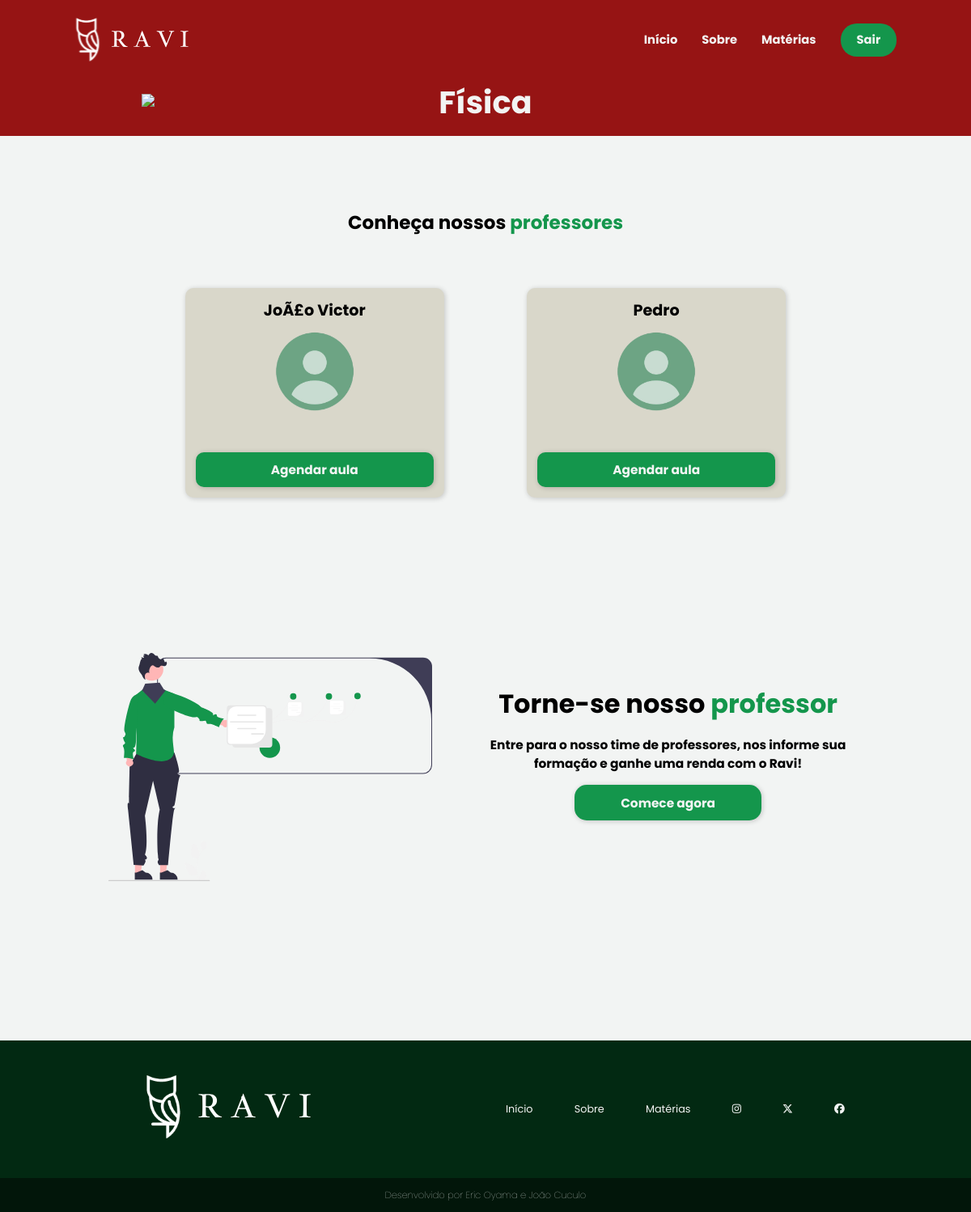
Page /sistema-aluno/materias/fisica.php (signed in) on the earlier database version.
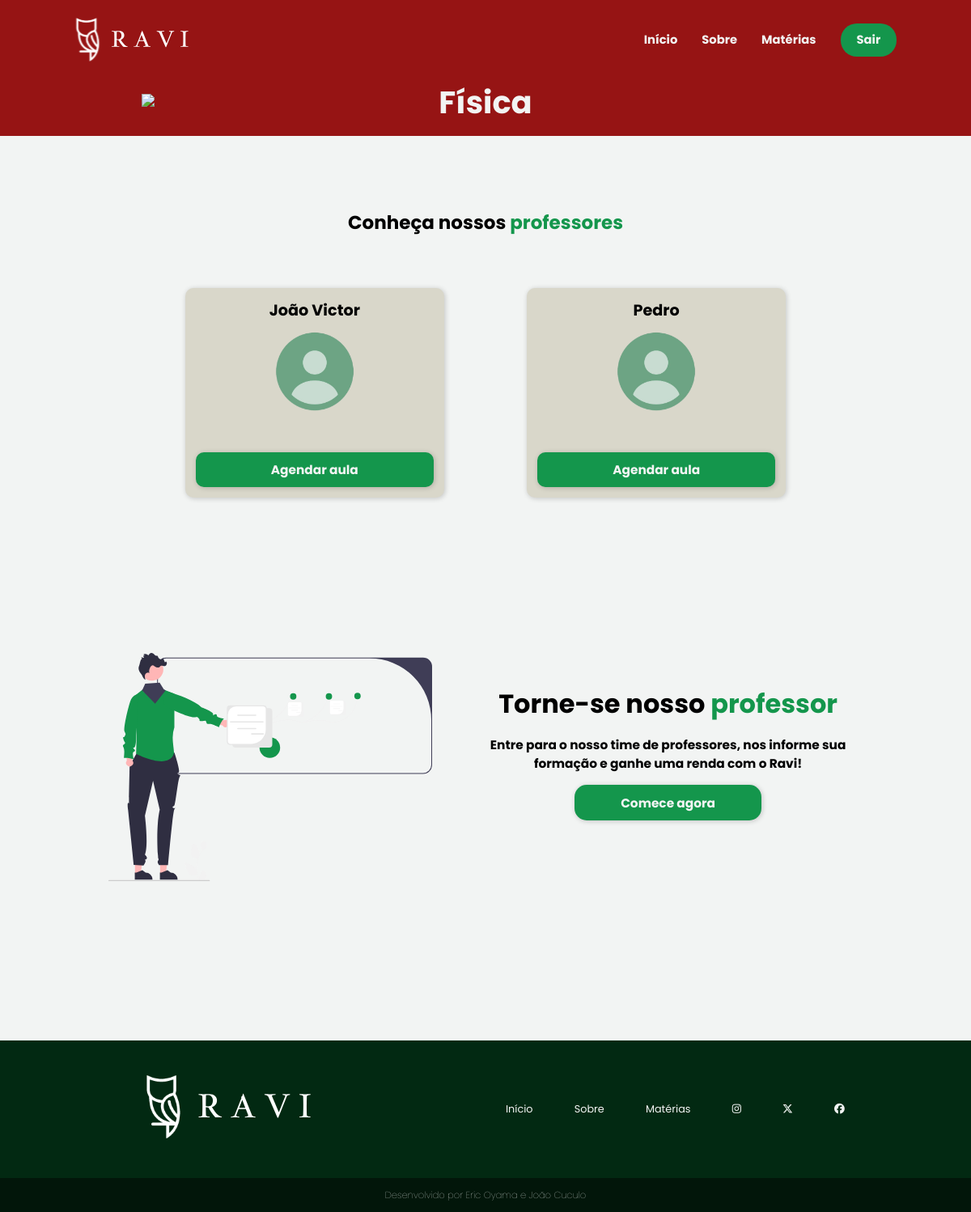
Same page on the later database version.
### tables this page shows
CREATE TABLE `professor` (
  `id` int(11) NOT NULL,
  `nome` varchar(100) NOT NULL,
  `email` varchar(100) NOT NULL,
  `senha` varchar(100) NOT NULL,
  `dn` date NOT NULL,
  `endereco` varchar(100) NOT NULL,
  `cep` varchar(20) NOT NULL,
  `estado` varchar(100) NOT NULL,
  `cidade` varchar(100) NOT NULL,
  `telefone` varchar(20) NOT NULL,
  `cpf` varchar(20) NOT NULL,
  `rg` varchar(20) NOT NULL,
  `sexo` varchar(10) NOT NULL,
  `areaFormacao` varchar(100) NOT NULL,
  `curriculo` varchar(100) NOT NULL,
  `conteudo` mediumtext NOT NULL,
  `valorHora` varchar(10) NOT NULL,
  `area_id` int(11) DEFAULT NULL,
  `dataCad` timestamp NOT NULL DEFAULT current_timestamp(),
  `status` varchar(11) NOT NULL
);

### sistema-aluno/materias/fisica.php (the view, shortened to what this page needs)
<?php
    require_once('../../conexao.php');
    $sql = "select * from professor
               where       1 = 1
                 and area_id = 3";
    $resultado = mysqli_query($conexao, $sql);
?>
<!DOCTYPE html>
<html lang="pt-br">
<head>
    <link rel="stylesheet" href="../../assets/css/header-footer.css">
    <link rel="stylesheet" href="../../assets/css/materias.css">
    <link rel="stylesheet" href="../../assets/css/principal.css">
</head>
<body>
    <?php require_once("../template-aluno/menu-fis.php") ?>
    <main>
        <section class="materia" id="fisica">
            <div>
                <img src="../../assets/img/atom-icon-big.png">
            </div>
            <div>
                <h1>Física</h1>
            </div>
        </section>
        <section class="prof">
            <div class="conheca">
                <h1>Conheça nossos <span>professores</span></h1>
            </div>
            <div class="card-group">
                <?php while ($linha = mysqli_fetch_array($resultado)) { ?>
                <div class="cards">
                    <h2><?= $linha['nome'] ?></h2>
                    <img src="../../assets/img/user-image.png">
                    <a href="#">Agendar aula</a>
                </div>
                <?php } ?>
            </div>
        </section>
        <section>
            <div class="vire-prof">
                <figure>
                    <img src="../../assets/img/undraw_professor_re_mj1s.svg">
                </figure>
                <section>
                    <div>
                        <h1>Torne-se nosso <span>professor<span></h1>
                    </div>
                    <div>
                        <p>Entre para o nosso time de professores, nos informe sua formação e ganhe uma renda com o Ravi!</p>
                    </div>
                    <a href="../../sistema-professor/professor/cadastro.php"><button class="cad-btn2 cad-btn3">Comece agora</button></a>
                </section>
            </div>
                </main>
    <?php require_once("../template-aluno/rodape3.php") ?>
</body>
</html>

Differences in the rows shown:
changed professor: nome "JoÃ£o Victor" → "João Victor"
